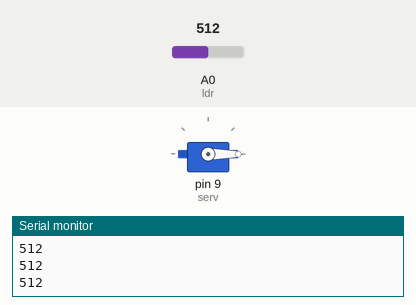
Recording of a sketch running on a simulated Arduino Uno, built with avr-gcc and run on an emulated ATmega328P. On the bench: servo, the last lines printed to the serial monitor. Inputs (shaded band) come from the test bench; at power-on: A0 (ldr) = 512.

Above: at 1.2 s.
1.3 s: A0 (ldr) set to 0
At 3.0 s:
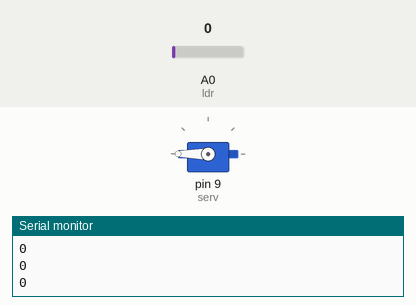
3.5 s: A0 (ldr) set to 122
At 4.6 s:
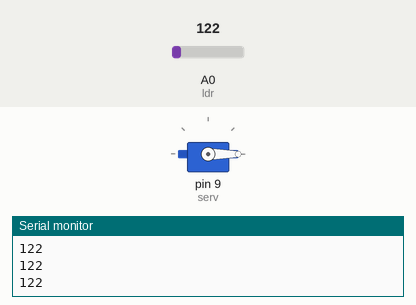
Timing chart, 0 to 6.5 s (numbered marks = the images above; inputs shaded):
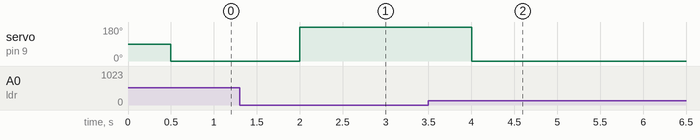

Measured:
- after the input at 1.3 s, servo on pin 9 (serv): 0° → 180° after 0.70 s
- after the input at 3.5 s, servo on pin 9 (serv): 180° → 0° after 0.50 s

The sketch:

Servo_LDR.ino
```cpp
#include <Servo.h>
int ldr = A0;
int angle;
int serv= 9;
int del = 500;
Servo motoServ;
void setup()
{
  pinMode(ldr, INPUT);
  Serial.begin(9600);
  motoServ.attach(serv);
}
void loop()
{
  angle = -(160/38)*analogRead(ldr)+(160/38)*45;
  Serial.println(analogRead(ldr));
  delay(del);
  motoServ.write(angle);
}
```
